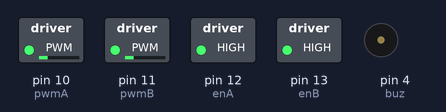
This sketch was run on a simulated Arduino Mega 2560, built with avr-gcc and run on an emulated ATmega2560. On the bench: switched loads named in the sketch (green lamp = pin HIGH), buzzer (waves = sounding, pin HIGH).

Above: at 0.05 s.
At 0.8 s:
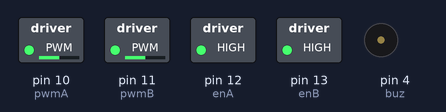
At 1.3 s:
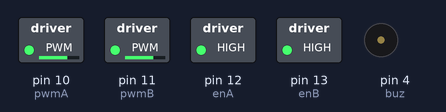
At 1.6 s:
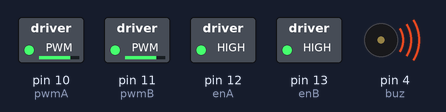
Timing chart, 0 to 3.1 s (numbered marks = the images above):
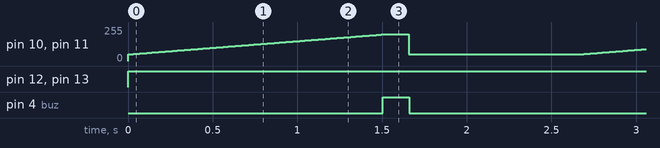

The sketch:

PID.ino
```cpp
/*
 *

//P = 0,5 ku
//PI = 0,45 Ku 1/2 Pu
//PID = 0.6 Ku 1/2 Pu  0.125 Pu
int16_t tempRaw;
int16_t timerPID;
float speed;
float eplaseTime,Op;
//float input;
//float setPoint;
// PID
//const float Kp = 9;//12 p 30
//const float Ki = 0;
//const float Kd = 0;
float pTerm, iTerm, dTerm, integrated_error, last_error, error, timePeriod;
const float K = 1.5;
float input2, outpur2, setPoint2, runEvery;

void setupPID() {
  //Serial.begin(9600);
//  Wire.begin();
}

float input = wallDistance;
void follow(String LR) {
  long t01 = millis();
  //ukurJarak();
  if (LR == "L") {
    jarakKiri();
    input = jarak[1];
  }
  if (LR == "R") {
    jarakKanan();
    input = jarak[2];
  }
  error = wallDistance - input;  // 180 = level
  pTerm = Kp * error;
  integrated_error += error * eplaseTime;
  iTerm = Ki * constrain(integrated_error, -10, 10);
  dTerm = Kd * (error - last_error) / eplaseTime;
  last_error = error;
  speed = constrain(K * (pTerm + iTerm + dTerm), -255, 255);
  Op =  mapFloat(speed, -255, 255, -0.85, 0.85);

  if (LR == "L") {
    if (error >= 0) {
      right = 1 - Op;
      left = 1;
    }

    if (error <= 0 ) {
      left = 1 + Op;
      right = 1;
    }
  }
  if (LR == "R") {
    if (error >= 0) {
      //Op = Op * 1.3;
      right = 1;
      left = 1 - Op;
    }

    if (error <= 0 ) {
      left = 1;
      right = 1 + Op;
    }
  }
  //Serial.print("error  "); Serial.print(error);
  //Serial.print(", OutPut "); Serial.println(Op);
  //Serial.println();
  //Serial.print("left "); Serial.print(left);
  //Serial.print(", right "); Serial.println(right);
  //Serial.println();
//  parameterCalculation();
  long t11 = millis();
  eplaseTime = t11 - t01;
  //Serial.print("eplaseTime "); Serial.println(eplaseTime);
  //Serial.println();
}


/*
 *
 */
```

L298P_driver.c
```cpp
// Shield terminal variables
byte pwmA = 10;
byte pwmB = 11;
byte enA = 12;
byte enB = 13;
byte buz = 4;

//
void setup() {
  pinMode(pwmA, OUTPUT);
  pinMode(pwmB, OUTPUT);
  pinMode(enA, OUTPUT);
  pinMode(enB, OUTPUT);
  pinMode(buz, OUTPUT);
}

void loop() {
  for (int x = 50; x < 200; x++) {
    digitalWrite(enA, HIGH);
    digitalWrite(enB, HIGH);
    analogWrite(pwmA, x);
    analogWrite(pwmB, x);
    delay(10);
  }
  for (int y = 200; y > 50; y--) {
    digitalWrite(enA, HIGH);
    digitalWrite(enB, HIGH);
    digitalWrite(buz, HIGH);
    analogWrite(pwmA, y);
    analogWrite(pwmB, y);
    delay(1);
  }
  digitalWrite(buz, LOW);
  delay(1000);
}
```

Measured:
- by itself, pin 12 (enA), pin 13 (enB): LOW → HIGH at 0.00 s
- by itself, pin 4 (buz): alternates HIGH for 0.16 s and LOW for 2.5 s
